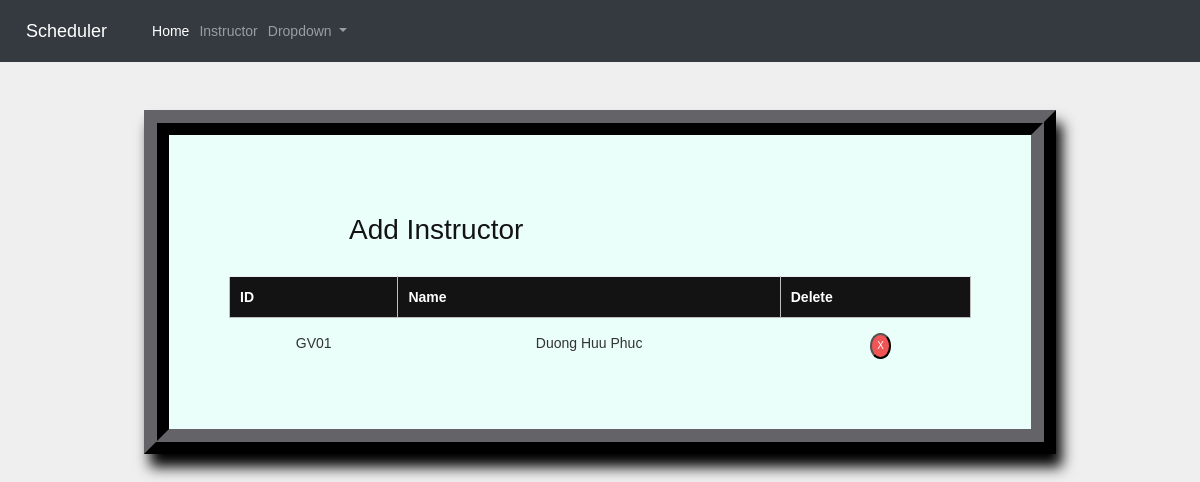
/instructor_list/, run on an earlier commit of the app's database.
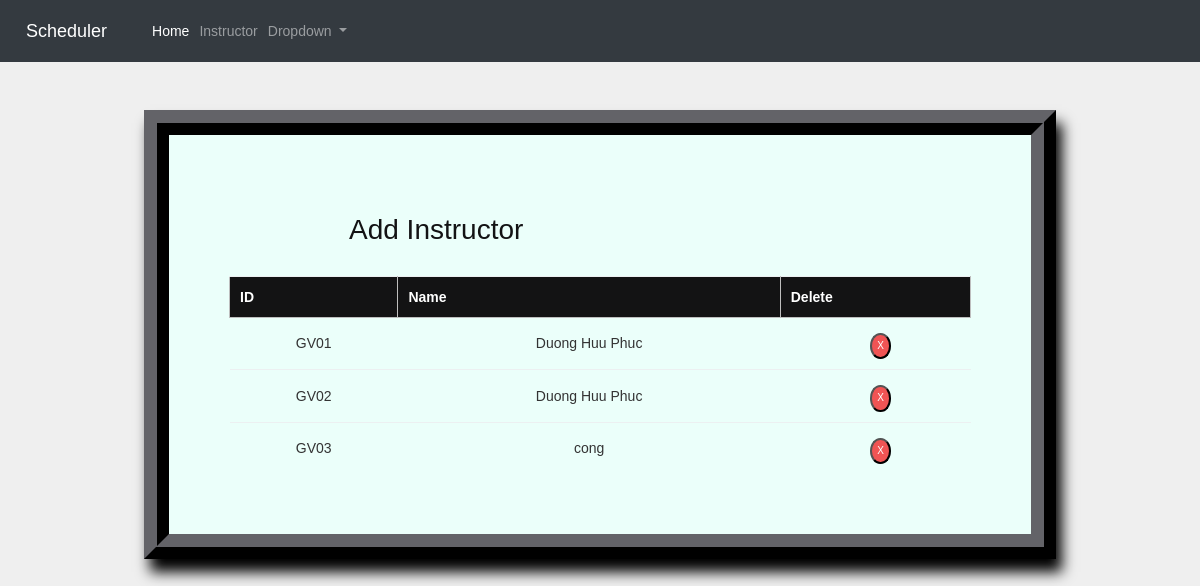
And on a later commit of the database.
### Schedule/models.py (models this page shows, shortened)
class Instructors(models.Model):
    Ins_id = models.CharField(max_length=4)
    Ins_name = models.CharField(max_length=50)

### Schedule/views.py (the view)
# urls.py: path('instructor_list/', views.inst_list_view, name='editinstructors'),
def inst_list_view(request):
    context = {
        'instructors': Instructors.objects.all()
    }
    return render(request, 'instlist.html', context)

### Schedule/templates/instlist.html (shortened to what this page needs)
{% extends 'base.html' %}
{% load static %}
{% block content %}
<body>
    <fieldset class="fieldset">
        <a href="{% url 'addinstructors'%}"><h1 class="tablink" onclick="openPage('new')" id="defaultOpen">Add Instructor</h1></a>
        <div class="tabcontent" id="edit">
            <table class="table1">
                <thead>
                <tr class="table-headers">
                <th>ID</th>
                <th>Name</th>
                <th  class="empty">Delete</th>
                </tr>
                </thead>
                <tbody>
                {% for inst in instructors %}
                <tr>
                <td>{{inst.Ins_id}}</td>
                <td>{{inst.Ins_name}}</td>
                <td class="empty">
                    <form action="{% url 'deleteinstructors' inst.id %}" method="post">
                            <input type="submit" value="X" class="cross" id="toast">
                    </form>
                </td>
                </tr>
                {% endfor %}
                </tbody>
            </table>
        </div>
    </fieldset>
</body>
{% endblock %}

### Schedule/templates/base.html (shortened to what this page needs)
{% load static %}
<!DOCTYPE html>
<html lang="en">
<head>
    <link rel="stylesheet" href="https://cdn.jsdelivr.net/npm/bootstrap@4.5.3/dist/css/bootstrap.min.css">
    <link rel="stylesheet" href="//maxcdn.bootstrapcdn.com/font-awesome/4.3.0/css/font-awesome.min.css">
    <link rel="stylesheet" href="https://maxcdn.bootstrapcdn.com/bootstrap/3.3.4/css/bootstrap.min.css">
    <link rel="stylesheet" type="text/css" href="{% static 'CSS/style.css' %}">
    <link rel="stylesheet" type="text/css" href="{% static 'CSS/room.css' %}">
</head>
<body>
    <nav class="navbar navbar-expand-lg navbar-dark bg-dark" style="background-color: #131314; border-radius: 0px;">
        <a class="navbar-brand" href="#">Scheduler</a>
        <div class="collapse navbar-collapse" id="navbarSupportedContent">
            <ul class="navbar-nav mr-auto">
            <li class="nav-item active">
                <a class="nav-link" href="{% url 'home' %}">Home <span class="sr-only">(current)</span></a>
            </li>
            <li class="nav-item">
                <a class="nav-link" href="{% url 'addinstructors' %}">Instructor</a>
            </li>
            <li class="nav-item dropdown">
                <a class="nav-link dropdown-toggle" href="#" id="navbarDropdown" role="button" data-toggle="dropdown" aria-haspopup="true" aria-expanded="false">
                Dropdown
                </a>
            </li>
            </ul>
        </div>
    </nav>
    <div>
        {% block content %}{% endblock %}
    </div>
</body>
</html>

### Schedule/static/CSS/style.css (style rules this page uses)
* { margin: 0; padding: 0; box-sizing: border-box; font-family: sans-serif; }
html { scroll-behavior: smooth; }
a { text-decoration:none; }
form { margin-top: 3%; margin-left: 18%; margin-right: 12%; }
fieldset h1 { color: #131314; padding-bottom: 20px; margin-left: 120px; display: inline-block; cursor: pointer; font-size: 28px; }
fieldset input { padding:8px; color: #938c8c }
.table2 td, th { border: 1px solid rgb(190,190,190); padding: 10px 20px; }
.table1 { width: 100%; border-collapse: collapse; text-align: center; overflow: hidden; }
.table1 td, th { border-top: 1px solid #ECF0F1; padding: 10px; }
.table1 th { background-color: #131314; color: #fff; }
.cross { border-radius: 50%; font-size:10px; padding: 4px 5px; color: #fff; background-color: #f05454; cursor: pointer; }
.fieldset { margin-top: 4%; margin-left: 12%; margin-right: 12%; padding: 60px; border-width: 25px; border-style: ridge; border-color: #131314; box-shadow: 6px 13px 13px 0px black; background-color: #ebfffa; }

### Schedule/static/CSS/room.css (style rules this page uses)
html, body { background: #efefef; font-family: 'Varela Round'; }
a { color: #aaaaaa; transition: all ease-in-out 200ms; }

What changed in the data, as far as the page shows it:
added Instructors: Ins_id "GV02", Ins_name "Duong Huu Phuc"
added Instructors: Ins_id "GV03", Ins_name "cong"
